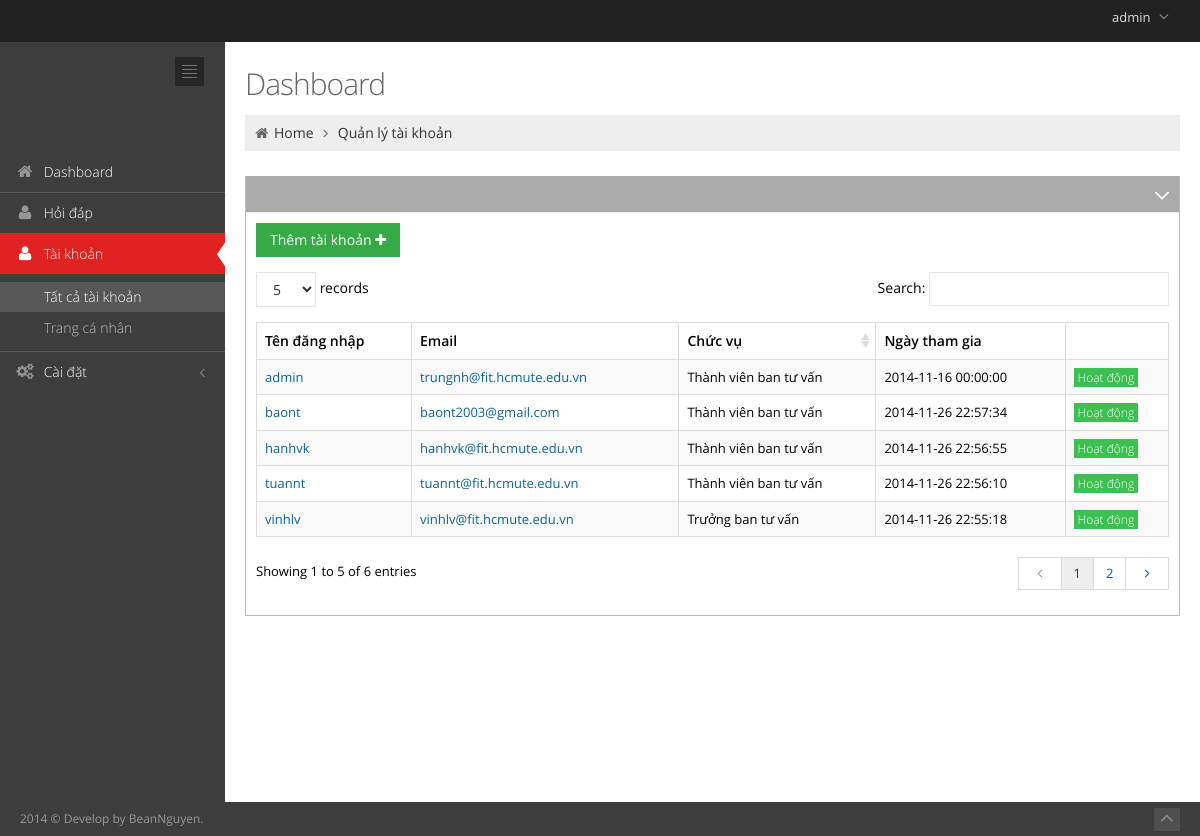
Page /manager/users/users.php (signed in) on the committed database.
### tables this page shows
CREATE TABLE IF NOT EXISTS `users` (
`user_id` int(11) NOT NULL,
  `username` varchar(45) DEFAULT NULL,
  `email` varchar(50) DEFAULT NULL,
  `password` varchar(32) DEFAULT NULL,
  `fullname` varchar(50) DEFAULT NULL,
  `restricted` int(11) DEFAULT '0',
  `registed_date` datetime DEFAULT NULL
);

CREATE TABLE IF NOT EXISTS `terms` (
`term_id` int(11) NOT NULL,
  `name` varchar(50) DEFAULT NULL,
  `type` varchar(15) DEFAULT NULL
);

### manager/libs/connects.class.php (called while the page is built, shortened)
<?php
require_once( 'database.class.php' );
class Connect {
    public function dbObj()
    {
        $this->db = new Database(DB_HOST, DB_NAME, DB_USER, DB_PASS);
        return $this->db;
    }
}

### manager/libs/generics.class.php (called while the page is built, shortened)
<?php
require('connects.class.php');
class Generic extends Connect
{
    function __construct()
    {
        $this->db = parent::dbObj();
    }
        ?>
    <?php
    public function guestOnly()
    {
        if (!empty($_SESSION['ithcmute']['username'])) {
            return true;
        }
        return false;
    }
}

### manager/libs/database.class.php (called while the page is built, shortened)
<?php
class Database
{
    private $server;
    private $user;
    private $password;
    protected $link_id = 0;
    protected $query_id = 0;
    public function  __construct($server, $database, $user, $password)
    {
        $this->server = $server;
        $this->user = $user;
        $this->password = $password;
        $this->database = $database;
    }
    public function connect()
    {
        $this->link_id = $this->connect_db($this->server, $this->user, $this->password);
        mysqli_set_charset($this->link_id, 'utf8');
        return $this->link_id;
    }
    private function connect_db($server, $user, $password) {
        try {
            $cnn = mysqli_connect($server, $user, $password);
        }
        catch ( mysqli_sql_exception $e ) {
            throw $e;
        }
        return $cnn;
    }
    private function select_db($database, $link_id)
    {
        return mysqli_select_db($link_id, $database);
    }
    public function query($sql)
    {
        if (trim($sql != "")) {
            $this->query_id = mysqli_query($this->link_id, $sql);
        }
        return $this->query_id;
    }
    public function fetch($query_id)
    {
        if ($query_id)
            $this->query_id = $query_id;
        if (isset($this->query_id)) {
            $record = mysqli_fetch_array($this->query_id, MYSQL_ASSOC);
        } else
            $this->error("Invalid query_id: <b>" . $this->query_id . "</b>. Records could not be fetched.");
        return $record;
    }
}

### manager/users/users.php (the view, shortened to what this page needs)
<?php
$dashboard = new Dashboard();
$db = $dashboard->dbObj();
$db->connect();
?>
<!DOCTYPE html>
<html lang="en" class="no-js">
<head>
    <link href="../assets/plugins/font-awesome/css/font-awesome.min.css" rel="stylesheet" type="text/css"/>
    <link href="../assets/plugins/bootstrap/css/bootstrap.min.css" rel="stylesheet" type="text/css"/>
    <link href="../assets/plugins/uniform/css/uniform.default.css" rel="stylesheet" type="text/css"/>
    <link href="../assets/css/style-metronic.css" rel="stylesheet" type="text/css"/>
    <link href="../assets/css/style.css" rel="stylesheet" type="text/css"/>
    <link href="../assets/css/style-responsive.css" rel="stylesheet" type="text/css"/>
    <link href="../assets/css/plugins.css" rel="stylesheet" type="text/css"/>
    <link href="../assets/css/themes/default.css" rel="stylesheet" type="text/css" id="style_color"/>
    <link href="../assets/css/custom.css" rel="stylesheet" type="text/css"/>
    <link rel="stylesheet" type="text/css" href="../assets/plugins/select2/select2_metro.css"/>
    <link rel="stylesheet" href="../assets/plugins/data-tables/DT_bootstrap.css"/>
</head>
<body class="page-header-fixed">
<div class="header navbar navbar-inverse navbar-fixed-top">
    <div class="header-inner">
        <a class="navbar-brand" href="">
        </a>
        <ul class="nav navbar-nav pull-right">
            <li class="dropdown user">
                <a href="#" class="dropdown-toggle" data-toggle="dropdown" data-hover="dropdown"
                   data-close-others="true">
                    <span class="username"><?php echo $_SESSION['ithcmute']['username']; ?></span>
                    <i class="icon-angle-down"></i>
                </a>
            </li>
        </ul>
    </div>
</div>
<div class="page-container">
<div class="page-sidebar navbar-collapse collapse">
    <ul class="page-sidebar-menu">
        <li>
            <div class="sidebar-toggler hidden-phone"></div>
        </li>
        <li>
            <form class="sidebar-search">
                <div class="form-container">
                </div>
            </form>
        </li>
        <li class="start ">
            <a href="<?php echo BASE_PATH; ?>manager">
                <i class="icon-home"></i>
                <span class="title">Dashboard</span>
            </a>
        </li>
        <li class="">
            <a href="<?php echo BASE_PATH; ?>manager/fqa/questions.php">
                <i class="icon-user"></i>
                <span class="title">Hỏi đáp</span>
            </a>
        </li>
        <li class="active">
            <a href="javascript:;">
                <i class="icon-user"></i>
                <span class="title">Tài khoản</span>
                <span class="selected"></span>
            </a>
            <ul class="sub-menu">
                <li class="active">
                    <a href="<?php echo BASE_PATH; ?>manager/users/users.php">Tất cả tài khoản</a>
                </li>
                <li>
                    <a href="<?php echo BASE_PATH; ?>manager/users/profile.php">Trang cá nhân</a>
                </li>
            </ul>
        </li>
        <li class="">
            <a href="javascript:;">
                <i class="icon-cogs"></i>
                <span class="title">Cài đặt</span>
            </a>
        </li>
    </ul>
</div>
<div class="page-content">
<div class="row">
    <div class="col-md-12">
        <h3 class="page-title">
            Dashboard
        </h3>
        <ul class="page-breadcrumb breadcrumb">
            <li>
                <i class="icon-home"></i>
                <a href="<?php echo BASE_PATH; ?>manager">Home</a>
                <i class="icon-angle-right"></i>
            </li>
            <li><a href="#">Quản lý tài khoản</a></li>
        </ul>
    </div>
</div>
<div class="row">
<div class="col-md-12">
<div class="portlet box light-grey">
<div class="portlet-title">
    <div class="tools">
        <a href="javascript:;" class="collapse"></a>
    </div>
</div>
<div class="portlet-body">
<div class="table-toolbar">
    <div class="btn-group">
        <a class="btn green" data-toggle="modal" href="#add_user">Thêm tài khoản <i class="icon-plus"></i></a>
    </div>
</div>
<table class="table table-striped table-bordered table-hover" id="users_management">
<thead>
<tr>
    <th>Tên đăng nhập</th>
    <th>Email</th>
    <th>Chức vụ</th>
    <th>Ngày tham gia</th>
    <th>&nbsp;</th>
</tr>
</thead>
<tbody>
<?php
$sql = "SELECT users.*, terms.*
        FROM users, term_relationships, terms
        WHERE term_relationships.term_id = terms.term_id
        AND users.user_id = term_relationships.object_id";
$query = $db->query( $sql );
while ( $row = $db->fetch( $query ) ) {
    ?>
    <tr class="odd gradeX">
        <td><a href="profile.php?user_id=<?php echo $row['user_id']; ?>"><?php echo $row['username']; ?></a></td>
        <td><a href="<?php echo $row['email']; ?>"><?php echo $row['email']; ?></a></td>
        <td><?php echo $row['name']; ?></td>
        <td class="center"><?php echo $row['registed_date']; ?></td>
        <td>
            <?php
            if ( $row['restricted'] == 1 ) {
                echo '<span class="label label-sm label-warning">Bị khóa</span>';
            } else {
                echo '<span class="label label-sm label-success">Hoạt động</span>';
            }
            ?>
        </td>
    </tr>
<?php
}
?>
</tbody>
</table>
</div>
</div>
</div>
</div>
</div>
<?php include('../footer.php'); ?>
</body>
</html>

### manager/footer.php
<div class="footer">
    <div class="footer-inner">
        2014 &copy; Develop by BeanNguyen.
    </div>
    <div class="footer-tools">
         <span class="go-top">
         <i class="icon-angle-up"></i>
         </span>
    </div>
</div>

### manager/assets/css/style-metronic.css (style rules this page uses)
div, input, select, textarea, span, img, table, td, th, p, a, button, ul, code, pre, li { -webkit-border-radius: 0 !important; -moz-border-radius: 0 !important; border-radius: 0 !important; }
.btn { border-width: 0; padding: 7px 14px; font-size: 14px; outline: none !important; -webkit-box-shadow: none !important; -moz-box-shadow: none !important; box-shadow: none !important; -webkit-border-radius: 0 !important; -moz-border-radius: 0 !important; border-radius: 0 !important; -webkit-text-shadow: none; -moz-text-shadow: none; text-shadow: none; }
.btn.green { color: white; text-shadow: none; background-color: #35aa47; }
.btn > i { font-size: 14px; }
.label, .badge { font-weight: 300; text-shadow: none !important; }
.label { font-size: 12px; padding: 3px 6px 3px 6px; }
.label.label-sm { font-size: 12px; padding: 1px 4px 1px 4px; }
.label-success, .badge-success { background-color: #3cc051; background-image: none !important; }
.table thead > tr > th { border-bottom: 0; }

### manager/assets/css/style-responsive.css (style rules this page uses)
@media (min-width: 992px) { .page-sidebar { position: absolute; width: 225px; } }
@media (min-width: 992px) { .page-sidebar.navbar-collapse { max-height: none !important; } }
@media (min-width: 992px) { .page-content { margin-left: 225px; margin-top: 0px; min-height: 760px; padding: 25px 20px 20px 20px; } }

### manager/assets/css/plugins.css (style rules this page uses)
.dataTable { width: 100% !important; clear: both; margin-top: 5px; }
.dataTable > thead > tr > th.sorting, .dataTable > thead > tr > th.sorting_asc, .dataTable > thead > tr > th.sorting_desc { padding-right: 18px; }

### manager/assets/css/themes/default.css (style rules this page uses)
body { background-color: #3d3d3d !important; }
.header { filter: none !important; background-image: none !important; background-color: #212121 !important; }
.header .navbar-nav li.dropdown .dropdown-toggle i { color: #8a8a8a !important; }
.page-sidebar { background-color: #3d3d3d; }
ul.page-sidebar-menu > li > a { border-top: 1px solid #5c5c5c !important; color: #ffffff !important; }
ul.page-sidebar-menu > li:last-child > a { border-bottom: 1px solid transparent !important; }
ul.page-sidebar-menu > li a i { color: #969696; }
ul.page-sidebar-menu > li.active > a { background: #e02222 !important; border-top-color: transparent !important; color: #ffffff; }
ul.page-sidebar-menu > li.active > a i { color: #ffffff; }
ul.page-sidebar-menu > li > ul.sub-menu > li:first-child > a { border-top: 0px !important; }
ul.page-sidebar-menu > li > ul.sub-menu > li.active > a, ul.page-sidebar-menu > li > ul.sub-menu > li > a:hover { color: #ffffff !important; background: #575757 !important; }
ul.page-sidebar-menu li > ul.sub-menu > li > a { color: #bdbdbd; }
.sidebar-toggler { background-image: url(../../img/sidebar-toggler.jpg); background-color: #242424; }
.footer .footer-inner { color: #999999; }
.footer .footer-tools .go-top { background-color: #4f4f4f; }
.footer .footer-tools .go-top i { color: #8a8a8a; }

### rows in the picture
users: username "admin", email "trungnh@fit.hcmute.edu.vn", terms.name "Thành viên ban tư vấn", registed_date "2014-11-16 00:00:00", restricted "Hoạt động"
users: username "vinhlv", email "vinhlv@fit.hcmute.edu.vn", terms.name "Trưởng ban tư vấn", registed_date "2014-11-26 22:55:18", restricted "Hoạt động"
users: username "tuannt", email "tuannt@fit.hcmute.edu.vn", terms.name "Thành viên ban tư vấn", registed_date "2014-11-26 22:56:10", restricted "Hoạt động"
users: username "hanhvk", email "hanhvk@fit.hcmute.edu.vn", terms.name "Thành viên ban tư vấn", registed_date "2014-11-26 22:56:55", restricted "Hoạt động"
users: username "baont", email "baont2003@gmail.com", terms.name "Thành viên ban tư vấn", registed_date "2014-11-26 22:57:34", restricted "Hoạt động"

### other values in the picture
$_SESSION['ithcmute']['username'] "admin"
